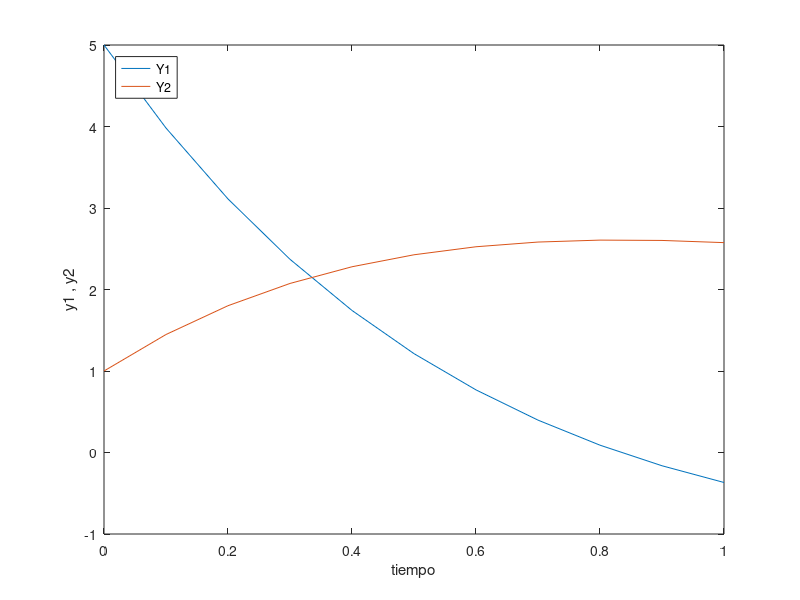

Reproduce this figure in MATLAB.
% Runge kutta para sistemas de ecuaciones
clear all;
clc;

% definimos las funciones

%f1=@(t,x,y) 10/m;     %dy/dt
%f2=@(t,x,y) (10/m)*t  %dx/dt

f2=@(t,x,y) x
f1=@(t,x,y) -2*x-y    


% condiciones iniciales:
t(1)=0;
x(1)=5;
y(1)=1;

% ancho de paso
h=0.1;
tfinal=1;
N=ceil(tfinal/h);

fprintf('\n t        x           y'); 

fprintf('\n%4.3f   %4.6f    %4.6f',t(1),x(1),y(1));%values of x and y
%Update loop
for i=1:N
  
  %acualizar tiempo       
  t(i+1)=t(i)+h;
  %actualizar R y F
  K1x=f1(t(i)     ,x(i)     ,y(i));
  K1y=f2(t(i)     ,x(i)     ,y(i));
  K2x=f1(t(i)+h/2, x(i)+(h/2)*K1x, y(i)+(h/2)*K1y);
  K2y=f2(t(i)+h/2, x(i)+(h/2)*K1x, y(i)+(h/2)*K1y);
  K3x=f1(t(i)+h/2, x(i)+(h/2)*K2x, y(i)+(h/2)*K2y);
  K3y=f2(t(i)+h/2, x(i)+(h/2)*K2x, y(i)+(h/2)*K2y);
  K4x=f1(t(i)+h,   x(i)+h*K3x,     y(i)+h*K3y  );
  K4y=f2(t(i)+h,   x(i)+h*K3x,     y(i)+h*K3y  );
  x(i+1)= x(i)+(h/6)*(K1x + 2*K2x + 2*K3x + K4x);
  y(i+1)= y(i)+(h/6)*(K1y + 2*K2y + 2*K3y + K4y);
  fprintf('\n%4.3f   %4.6f    %4.6f',t(i+1),x(i+1),y(i+1));%values of x and y

end
figure(1);
clf(1);
plot(t,x)
hold on
plot(t,y)
xlabel('tiempo')
ylabel('y1 , y2')
legend({'Y1','Y2'} , 'Location','northwest')


